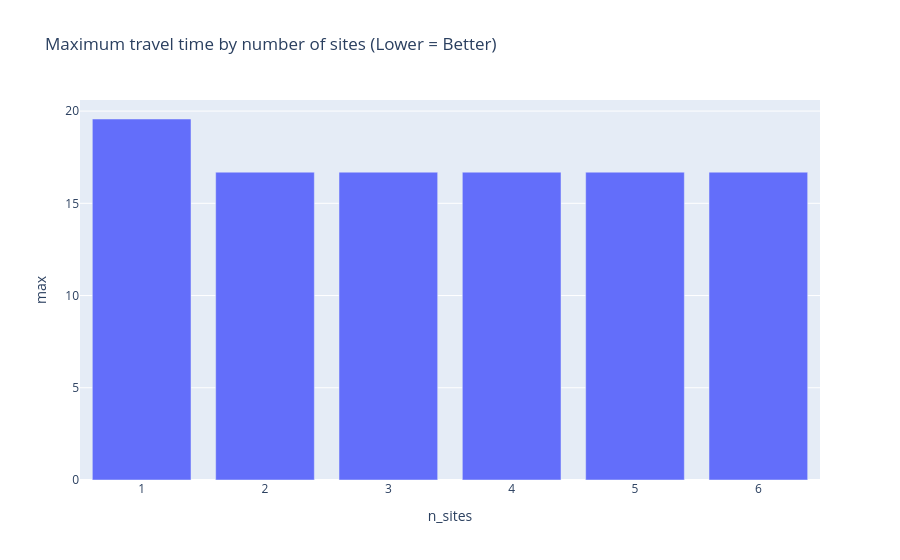

This figure's notebook cell:
### Markdown cell above
We can then create additional plots for different metrics.

### Code cell
px.bar(all_sols, x="n_sites", y="max", title="Maximum travel time by number of sites (Lower = Better)")

### Figure 1 — Plotly figure (JSON) as saved in the notebook; plotly's stock layout.template omitted (floating-point values rounded to 4 significant figures)
{"data": [{"alignmentgroup": "True", "hovertemplate": "n_sites=%{x}<br>max=%{y}<extra></extra>", "legendgroup": "", "marker": {"color": "#636efa", "pattern": {"shape": ""}}, "name": "", "offsetgroup": "", "orientation": "v", "showlegend": false, "textposition": "auto", "type": "bar", "x": [1, 2, 3, 4, 5, 6], "xaxis": "x", "y": [19.57, 16.69, 16.69, 16.69, 16.69, 16.69], "yaxis": "y"}], "layout": {"barmode": "relative", "legend": {"tracegroupgap": 0}, "title": {"text": "Maximum travel time by number of sites (Lower = Better)"}, "xaxis": {"anchor": "y", "domain": [0.0, 1.0], "title": {"text": "n_sites"}}, "yaxis": {"anchor": "x", "domain": [0.0, 1.0], "title": {"text": "max"}}}}
